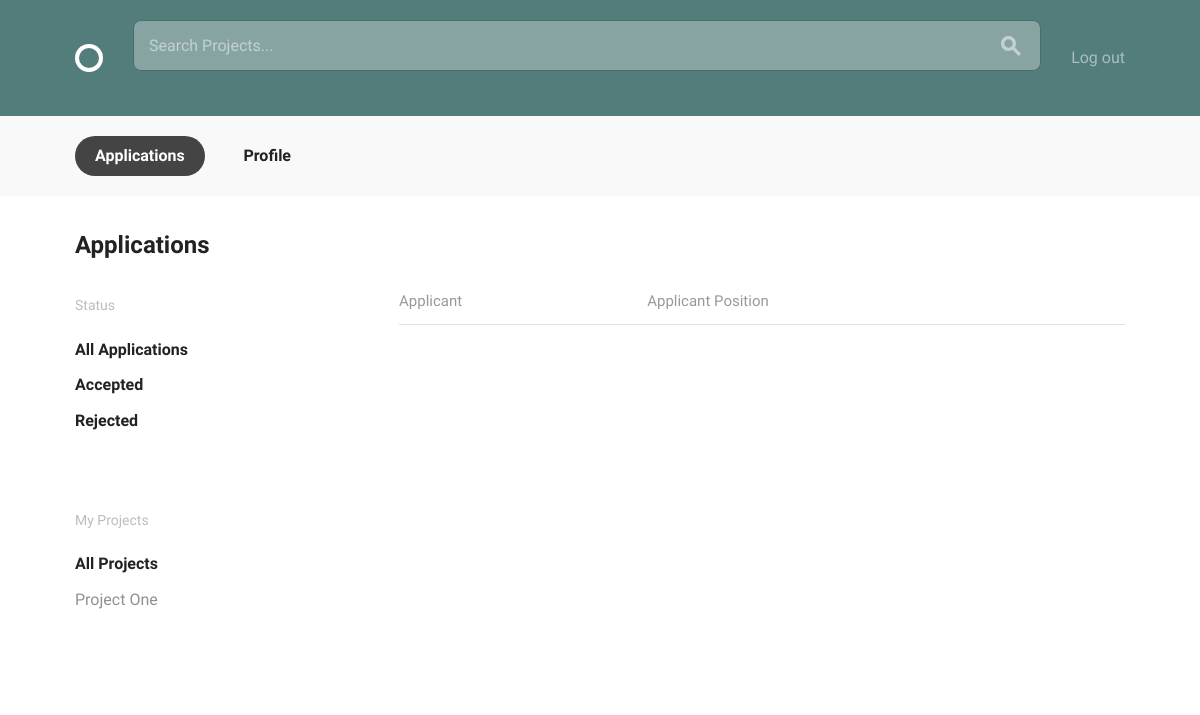
Before: /projects/applications/ (signed in) with the older database file.
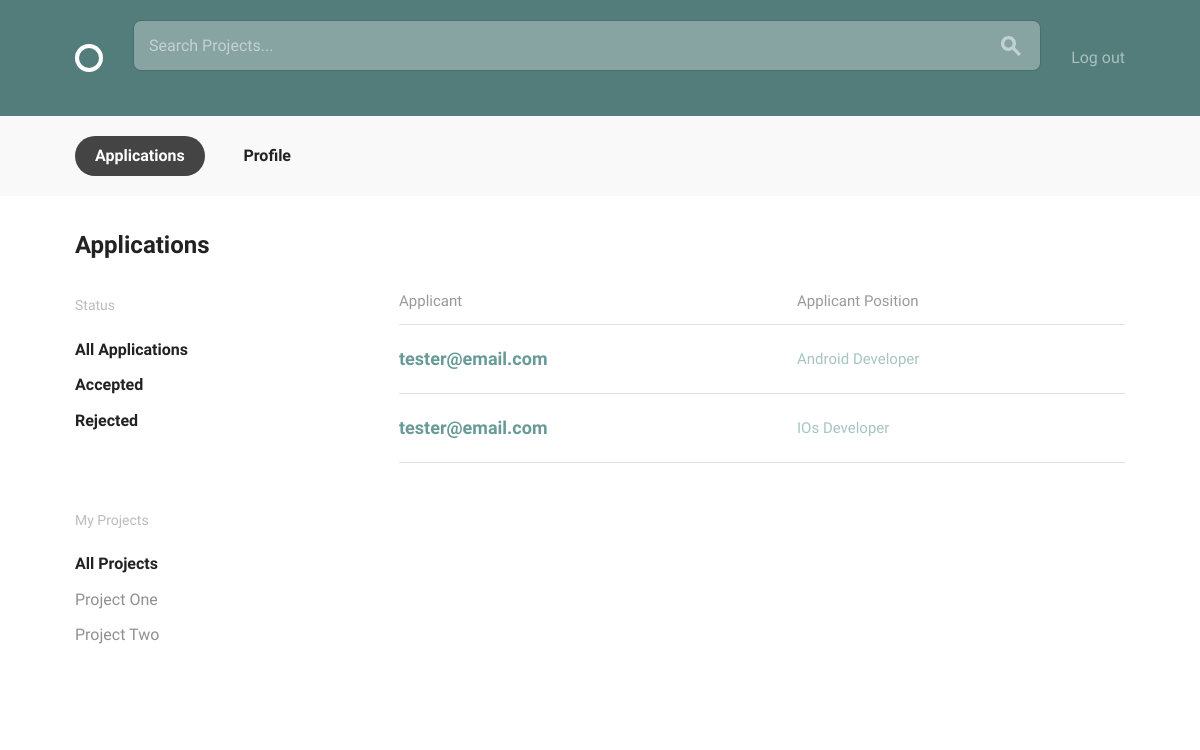
After: the same page with the newer database file.
### projects/models.py (models this page shows, shortened)
class Project(models.Model):
    owner = models.ForeignKey(settings.AUTH_USER_MODEL,
                              related_name="projects")
    title = models.CharField(max_length=140)
    description = models.TextField()
    concluded = models.BooleanField(default=False)
    time_line_description = models.TextField(default='')
    applicant_req = models.TextField(default='')

class Application(models.Model):
    position = models.ForeignKey(Position, related_name='applications')
    candidate = models.ForeignKey(settings.AUTH_USER_MODEL, related_name='applications')
    status = models.CharField(max_length=30, default='processing')

class Position(models.Model):
    position_title = models.CharField(max_length=40)
    skill = models.ForeignKey(Skill, related_name='positions')
    description = models.TextField(default='')
    project = models.ForeignKey(Project, related_name='positions')
    filled = models.BooleanField(default=False)

### accounts/models.py (models this page shows, shortened)
class User(AbstractBaseUser, PermissionsMixin):
    email = models.EmailField(unique=True)
    username = models.CharField(max_length=40, unique=True, null=True)
    display_name = models.CharField(max_length=140)
    bio = models.TextField(max_length=140, blank=True, default="")
    avatar = models.ImageField(upload_to='avatar_pics', blank=True, null=True)
    date_joined = models.DateTimeField(default=timezone.now)
    is_active = models.BooleanField(default=True)
    is_staff = models.BooleanField(default=False)
    objects = UserManager()
    USERNAME_FIELD = "email"
    REQUIRED_FIELDS = ["display_name", "username"]

### projects/views.py (the view)
class AllApplications(LoginRequiredMixin, PrefetchRelatedMixin, generic.ListView):
    model = models.Application
    prefetch_related = ["candidate", "position"]
    def get_queryset(self):
        apps = models.Application.objects.filter(
                position__project__owner=self.request.user
            )
        if self.request.GET.get('p'):
            apps = apps.filter(
                position__project__pk=self.request.GET.get('p')
            )
        elif self.request.GET.get('status'):
            apps = apps.filter(
                status=self.request.GET.get('status')
            )
        return apps

### projects/templates/projects/application_list.html (shortened to what this page needs)
{% extends "layout.html" %}
{% block body_content %}
    <div class="bounds circle--page">
        <div class="circle--page--header circle--fluid">
            <div class="circle--fluid--cell circle--fluid--primary">
                <h2>Applications</h2>
            </div>
        </div>
        <div class="grid-25">
            <div class="circle--filter circle--secondary--module">
                <h4>Status</h4>
                <ul class="circle--filter--list">
                    <li><a href="{% url 'projects:applications' %}" class="selected">All Applications</a></li>
                    <li><a href="?status=Accepted" class="selected">Accepted</a></li>
                    <li><a href="?status=Rejected" class="selected">Rejected</a></li>
                </ul>
            </div>
            <div class="circle--filter circle--secondary--module">
                <h4>My Projects</h4>
                <ul class="circle--filter--list">
                    <li><a class="selected">All Projects</a></li>
                    {% for my_pro in user.projects.all %}
                        <li><a href="?p={{ my_pro.pk }}" class="">{{ my_pro.title }}</a></li>
                    {% endfor %}
                </ul>
            </div>
        </div>
        <div class="grid-70 grid-push-5">
            <table class="u-full-width circle--table">
                <thead>
                <tr>
                    <th>Applicant</th>
                    <th class="circle--cell--right">Applicant Position</th>
                </tr>
                </thead>
                <tbody>
                {% for application in application_list %}
                    <tr class="clickable-row" data-href="{% url 'projects:application_detail' pk=application.pk %}">
                        <td>
                            {% if  application.candidate.display_name %}
                                <h3>{{ application.candidate.display_name }}</h3>
                            {% else %}
                                <h3> {{ application.candidate.email }} </h3>
                            {% endif %}
                        </td>
                        <td class="circle--cell--right">
                            {{ application.position.position_title }}
                        </td>
                    </tr>
                {% endfor %}
                </tbody>
            </table>
        </div>
    </div>
{% endblock %}

Changed rows visible on the page:
added Project: title "Project Two"
added Application: candidate.email "tester@email.com", position.position_title "Android Developer"
added Application: candidate.email "tester@email.com", position.position_title "IOs Developer"
